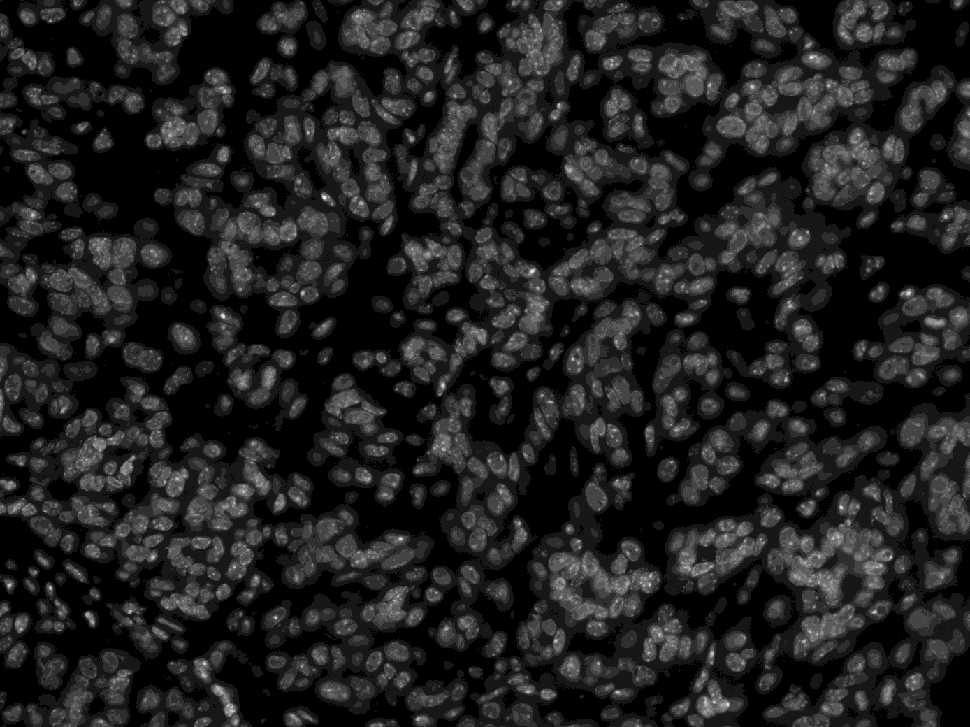
#> input picture Homework 5/Dapi_1.png, 970 x 727 px, shrunk from 1388 x 1040 before the run, found by its file name
$ python 5.2_test.py
#> lines starting #> are read from the running program, lines starting #| are printed output that depends on the picture
import cv2
import matplotlib.pyplot as plt

image = cv2.imread('Homework 5/Dapi_1.png', 0)
#> image is the input picture: shape (727, 970); min 0, max 11, mean 1.43
image = cv2.equalizeHist(image)
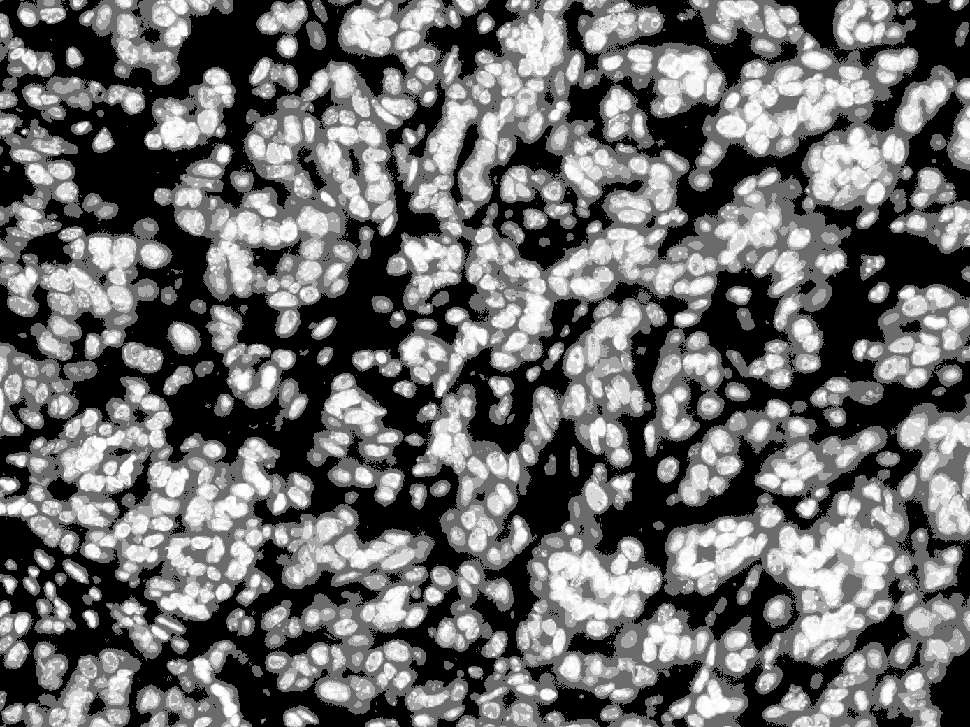
#> image: shape (727, 970); min 0, max 255, mean 108.4

# calculate histogram
hist = cv2.calcHist([image],[0],None,[256],[0,256])
#> hist = 256 values, max 236890 at index 0, min 0 at index 1, mean 2754.6
# plot the above computed histogram
plt.plot(hist, color='b')
plt.title('Image Histogram For Blue Channel GFG')
plt.show()
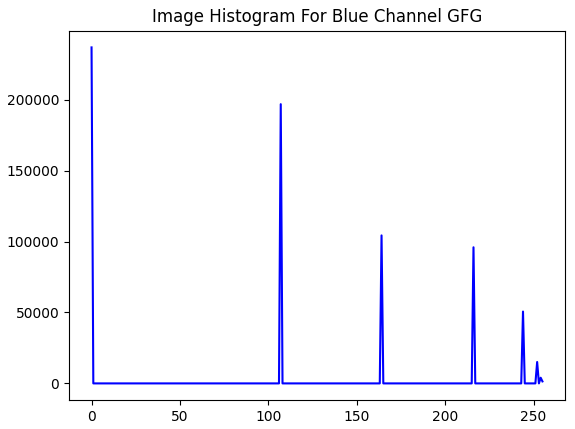
#> figure drawn by matplotlib, 1 panel; curve peaks at x = 0, y = 236890

# show image
cv2.imshow("test", image)
cv2.waitKey(0)
cv2.destroyAllWindows()

$ run again, with Homework 5/cows.jpg saved as Homework 5/Dapi_1.png
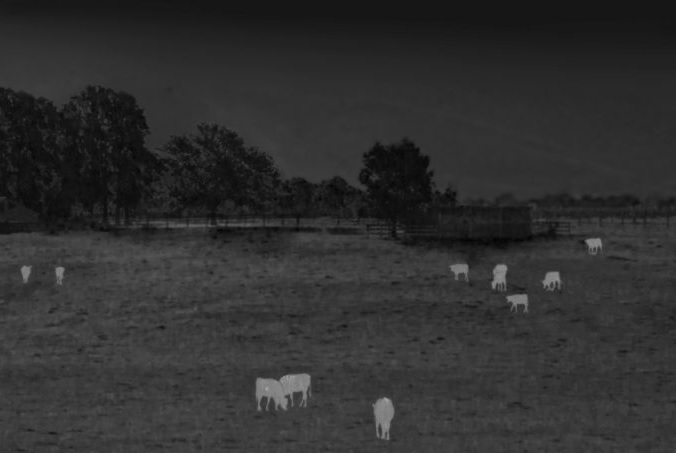
#> input picture Homework 5/cows.jpg, 676 x 453 px, found by its file name
#> image is the input picture: shape (453, 676); min 3, max 165, mean 47.2
#> `image = cv2.equalizeHist(image)`:
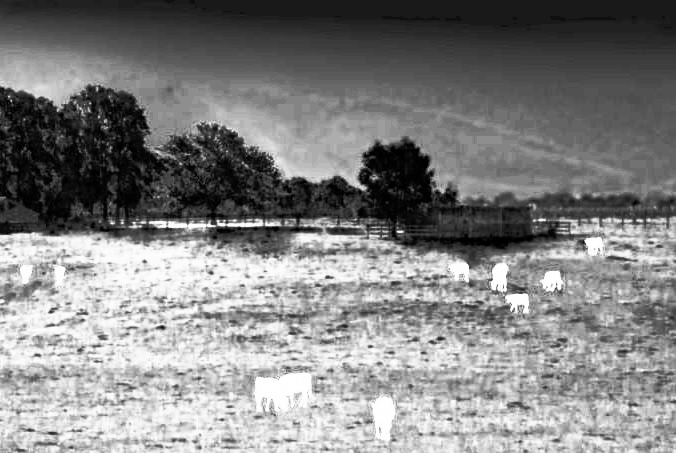
#> image: shape (453, 676); min 0, max 255, mean 130.3
#> hist = 256 values, max 12346 at index 142, min 0 at index 5, mean 1196.2
#> `plt.show()`:
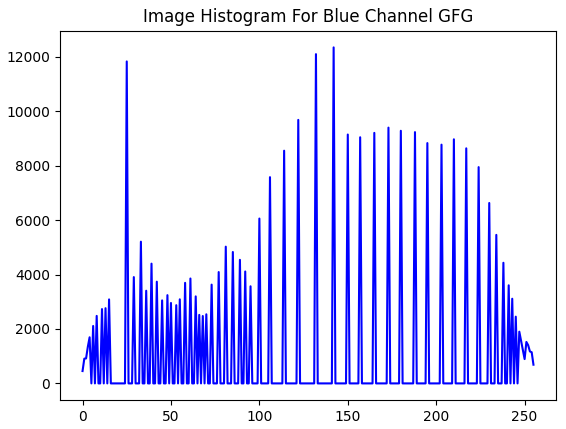
#> figure drawn by matplotlib, 1 panel; curve peaks at x = 142, y = 12346

$ run again, with Homework 5/gland.jpg saved as Homework 5/Dapi_1.png
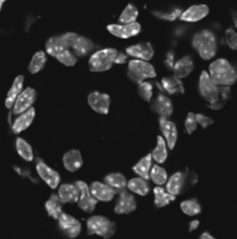
#> input picture Homework 5/gland.jpg, 237 x 239 px, found by its file name
#> image is the input picture: shape (239, 237); min 13, max 255, mean 43.9
#> `image = cv2.equalizeHist(image)`:
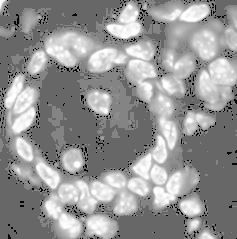
#> image: shape (239, 237); min 0, max 255, mean 148.2
#> hist = 256 values, max 21621 at index 103, min 0 at index 2, mean 221.3
#> `plt.show()`:
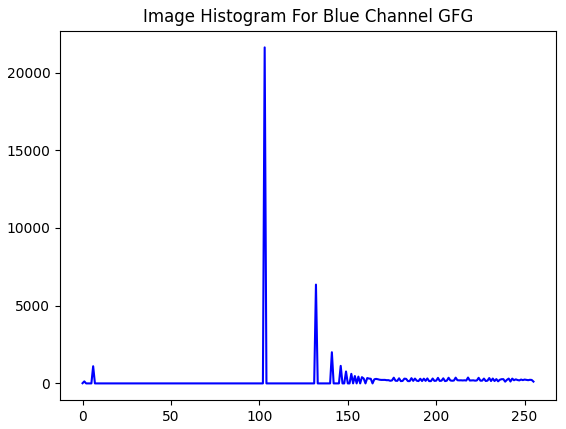
#> figure drawn by matplotlib, 1 panel; curve peaks at x = 103, y = 21621
